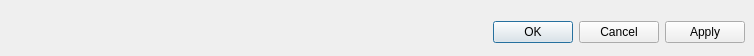
<?xml version="1.0" encoding="UTF-8"?>
<ui version="4.0">
 <class>Form</class>
 <widget class="QWidget" name="Form">
  <property name="geometry">
   <rect>
    <x>0</x>
    <y>0</y>
    <width>754</width>
    <height>56</height>
   </rect>
  </property>
  <property name="windowTitle">
   <string>Form</string>
  </property>
  <widget class="QDialogButtonBox" name="ButtonBoxWidget">
   <property name="geometry">
    <rect>
     <x>0</x>
     <y>20</y>
     <width>745</width>
     <height>25</height>
    </rect>
   </property>
   <property name="orientation">
    <enum>Qt::Horizontal</enum>
   </property>
   <property name="standardButtons">
    <set>QDialogButtonBox::Apply|QDialogButtonBox::Cancel|QDialogButtonBox::Ok</set>
   </property>
  </widget>
 </widget>
 <resources/>
 <connections/>
</ui>
